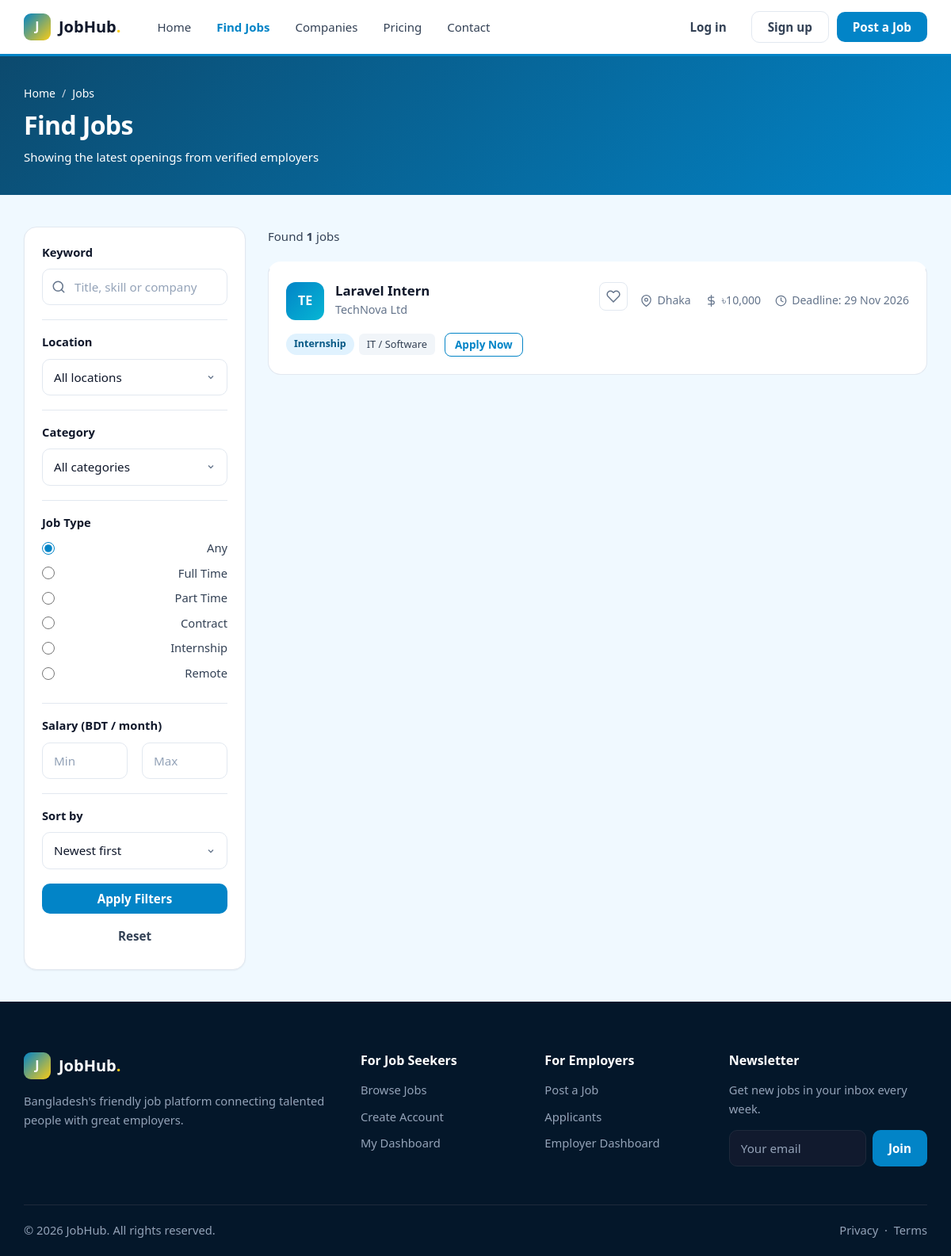
Before: /jobs.php with the older database file.
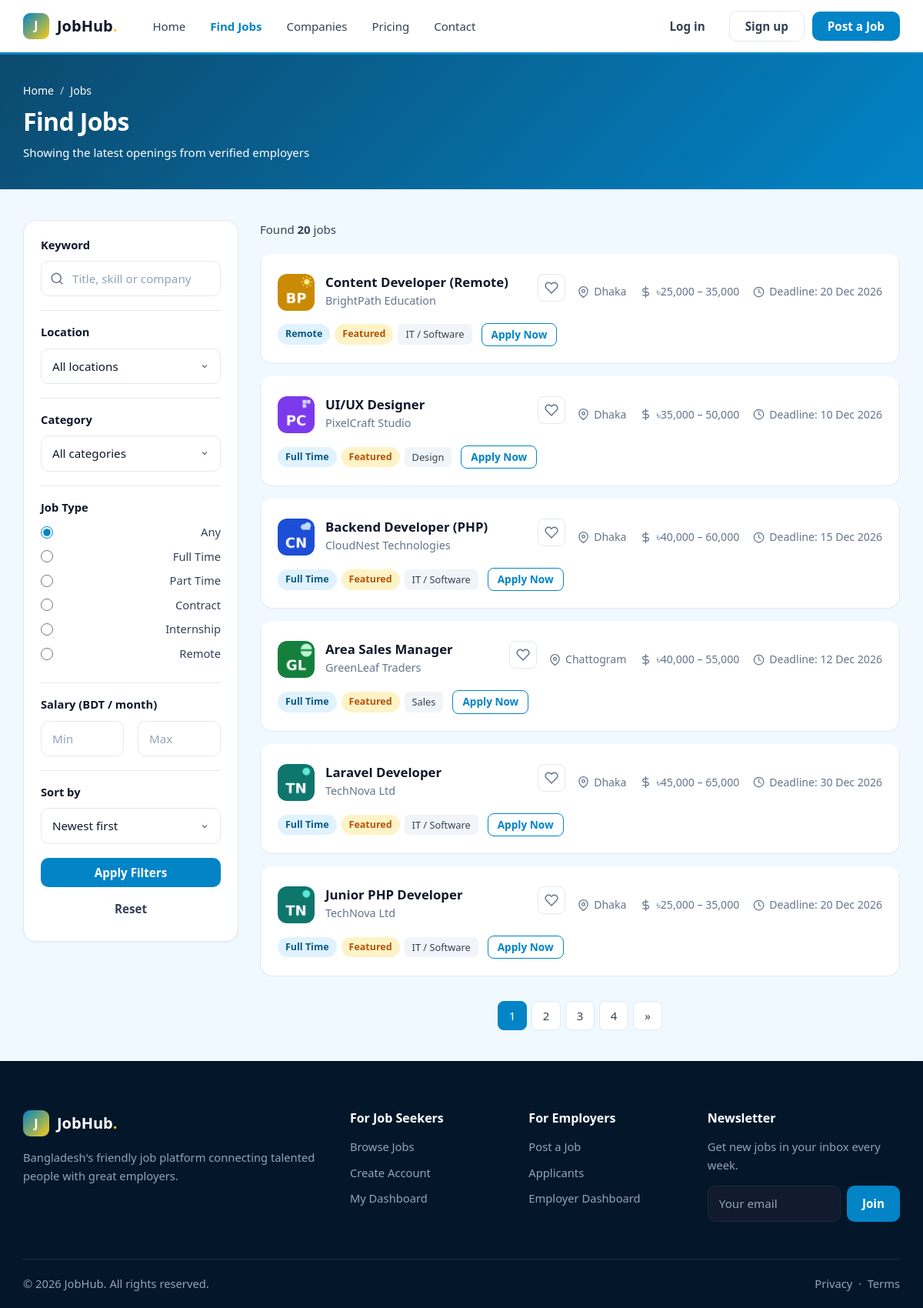
After: the same page with the newer database file.
### tables this page shows
CREATE TABLE `jobs` (
  `id` int UNSIGNED NOT NULL,
  `company_id` int UNSIGNED NOT NULL,
  `category_id` int UNSIGNED DEFAULT NULL,
  `city_id` int UNSIGNED DEFAULT NULL,
  `subscription_id` int UNSIGNED DEFAULT NULL,
  `title` varchar(150) NOT NULL,
  `slug` varchar(180) NOT NULL,
  `job_type` enum('full_time','part_time','contract','internship','remote') NOT NULL DEFAULT 'full_time',
  `salary_min` decimal(10,2) DEFAULT NULL,
  `salary_max` decimal(10,2) DEFAULT NULL,
  `description` text,
  `deadline` date NOT NULL,
  `status` enum('pending','approved','rejected','closed') NOT NULL DEFAULT 'pending',
  `is_featured` tinyint(1) NOT NULL DEFAULT '0'
);

CREATE TABLE `companies` (
  `id` int UNSIGNED NOT NULL,
  `user_id` int UNSIGNED NOT NULL,
  `city_id` int UNSIGNED DEFAULT NULL,
  `name` varchar(150) NOT NULL,
  `logo` varchar(255) DEFAULT NULL,
  `website` varchar(255) DEFAULT NULL,
  `address` text,
  `description` text
);

CREATE TABLE `cities` (
  `id` int UNSIGNED NOT NULL,
  `name` varchar(100) NOT NULL,
  `division` varchar(50) NOT NULL
);

CREATE TABLE `categories` (
  `id` int UNSIGNED NOT NULL,
  `name` varchar(100) NOT NULL,
  `slug` varchar(120) NOT NULL
);

### jobs.php (the view, shortened to what the changed rows need)
<?php
include('dbconfig.php');
$type     = isset($_GET['type']) ? $_GET['type'] : '';
$sort     = isset($_GET['sort']) ? $_GET['sort'] : 'new';
$where = "WHERE jobs.status = 'approved' AND jobs.deadline >= CURDATE()";
$allTypes = array('full_time', 'part_time', 'contract', 'internship', 'remote');
if ($sort == 'salary_high') {
  $order = "ORDER BY jobs.salary_max DESC";
} else if ($sort == 'salary_low') {
  $order = "ORDER BY jobs.salary_min ASC";
} else if ($sort == 'deadline') {
  $order = "ORDER BY jobs.deadline ASC";
} else {
  $order = "ORDER BY jobs.is_featured DESC, jobs.id DESC";
}
$perPage = 6;
$pageNo  = isset($_GET['page']) ? (int)$_GET['page'] : 1;
$offset  = ($pageNo - 1) * $perPage;
$from = "FROM jobs
         JOIN companies ON companies.id = jobs.company_id
         LEFT JOIN cities ON cities.id = jobs.city_id
         LEFT JOIN categories ON categories.id = jobs.category_id";
$total = $conn->query("SELECT COUNT(*) AS c $from $where")->fetch_assoc()['c'];
$totalPages = ceil($total / $perPage);
$jobs = $conn->query("SELECT jobs.*, companies.name AS company_name, companies.logo,
                             cities.name AS city_name, categories.name AS category_name
                      $from $where $order LIMIT $offset, $perPage");
$params = $_GET;
unset($params['page']);
$link = 'jobs.php?' . http_build_query($params) . '&page=';
?>
<!DOCTYPE html>
<html lang="en">
<head>
  <link rel="stylesheet" href="assets/css/style.css?v=2">
</head>
<body>
<main>
<section class="page-header">
  <div class="container">
    <h1>Find Jobs</h1><p class="muted mb-0 mt-1">Showing the latest openings from verified employers</p>
  </div>
</section>
<section class="section-sm">
  <div class="container listing-layout">
    <aside class="card filter-box">
      <form class="card-body" action="jobs.php" method="get">
        <div class="filter-group">
          <h4>Job Type</h4>
          <label class="check"><input type="radio" name="type" value="" <?php if ($type == '') echo 'checked'; ?>> Any</label>
          <?php foreach ($allTypes as $t) { ?>
            <label class="check"><input type="radio" name="type" value="<?php echo $t; ?>" <?php if ($type == $t) echo 'checked'; ?>> <?php echo ucwords(str_replace('_', ' ', $t)); ?></label>
          <?php } ?>
        </div>
      </form>
    </aside>
    <div>
      <div class="listing-toolbar">
        <p class="mb-0">Found <strong><?php echo $total; ?></strong> jobs</p>
      </div>
      <div class="job-list">
        <?php
        while ($row = $jobs->fetch_assoc()) {
          include('job-card.php');
        }
        ?>
      </div>
      <?php if ($totalPages > 1) { ?>
      <ul class="pagination">
        <?php for ($i = 1; $i <= $totalPages; $i++) { ?>
          <?php if ($i == $pageNo) { ?>
            <li><span class="active"><?php echo $i; ?></span></li>
          <?php } else { ?>
            <li><a href="<?php echo $link . $i; ?>"><?php echo $i; ?></a></li>
          <?php } ?>
        <?php } ?>
        <?php if ($pageNo < $totalPages) { ?>
          <li><a href="<?php echo $link . ($pageNo + 1); ?>">&raquo;</a></li>
        <?php } ?>
      </ul>
      <?php } ?>
    </div>
  </div>
</section>
</main>
<?php include('footer.php'); ?>

### job-card.php (shortened to what the changed rows need)
<?php
$short = strtoupper(substr($row['company_name'], 0, 2));
if ($row['salary_min'] && $row['salary_max']) {
  $salary = '৳' . number_format($row['salary_min']) . ' – ' . number_format($row['salary_max']);
} else if ($row['salary_min']) {
  $salary = '৳' . number_format($row['salary_min']);
} else {
  $salary = 'Negotiable';
}
$type = ucwords(str_replace('_', ' ', $row['job_type']));
$isSaved = false;
?>
<div class="job-card" style="cursor:pointer" onclick="location.href='job-details.php?id=<?php echo $row['id']; ?>'">
  <div class="job-card-head">
    <?php if ($row['logo']) { ?>
      <img class="company-logo" src="uploads/logos/<?php echo $row['logo']; ?>" alt="">
    <?php } else { ?>
      <div class="company-logo" style="background:#0f766e"><?php echo $short; ?></div>
    <?php } ?>
    <div class="job-card-info">
      <h3><a href="job-details.php?id=<?php echo $row['id']; ?>"><?php echo $row['title']; ?></a></h3>
      <p class="muted"><?php echo $row['company_name']; ?></p>
    </div>
    <a class="icon-btn <?php if ($isSaved) echo 'saved'; ?>" href="save-job.php?id=<?php echo $row['id']; ?>" onclick="event.stopPropagation()" title="<?php echo $isSaved ? 'Remove from saved' : 'Save job'; ?>"><svg class="ic" viewBox="0 0 24 24" aria-hidden="true"><path d="M20.84 4.61a5.5 5.5 0 0 0-7.78 0L12 5.67l-1.06-1.06a5.5 5.5 0 0 0-7.78 7.78L12 21.23l8.84-8.84a5.5 5.5 0 0 0 0-7.78z"/></svg></a>
  </div>
  <div class="job-meta">
    <span><svg class="ic" viewBox="0 0 24 24" aria-hidden="true"><path d="M21 10c0 7-9 13-9 13s-9-6-9-13a9 9 0 0 1 18 0z"/><circle cx="12" cy="10" r="3"/></svg><?php echo $row['city_name'] ? $row['city_name'] : 'Bangladesh'; ?></span>
    <span><svg class="ic" viewBox="0 0 24 24" aria-hidden="true"><line x1="12" y1="1" x2="12" y2="23"/><path d="M17 5H9.5a3.5 3.5 0 0 0 0 7h5a3.5 3.5 0 0 1 0 7H6"/></svg><?php echo $salary; ?></span>
    <span><svg class="ic" viewBox="0 0 24 24" aria-hidden="true"><circle cx="12" cy="12" r="10"/><polyline points="12 6 12 12 16 14"/></svg> Deadline: <?php echo date('d M Y', strtotime($row['deadline'])); ?></span>
  </div>
  <div class="job-card-foot">
    <div class="tags">
      <span class="badge badge-primary"><?php echo $type; ?></span>
      <?php if ($row['is_featured']) { ?><span class="badge badge-warning">Featured</span><?php } ?>
      <?php if ($row['category_name']) { ?><span class="tag"><?php echo $row['category_name']; ?></span><?php } ?>
    </div>
    <a class="btn btn-sm btn-outline" href="job-details.php?id=<?php echo $row['id']; ?>">Apply Now</a>
  </div>
</div>

Changed rows visible on the page:
no longer on this page (row unchanged): jobs: company.name "TE", title "Laravel Intern", company.name "TechNova Ltd", city.name "Dhaka", salary_min "৳10,000", deadline "29 Nov 2026", job_type "Internship", category.name "IT / Software"
added jobs: company.logo (picture), title "Content Developer (Remote)", company.name "BrightPath Education", city.name "Dhaka", salary "৳25,000 – 35,000", deadline "20 Dec 2026", job_type "Remote", is_featured "Featured", category.name "IT / Software"
added jobs: company.logo (picture), title "UI/UX Designer", company.name "PixelCraft Studio", city.name "Dhaka", salary "৳35,000 – 50,000", deadline "10 Dec 2026", job_type "Full Time", is_featured "Featured", category.name "Design"
added jobs: company.logo (picture), title "Backend Developer (PHP)", company.name "CloudNest Technologies", city.name "Dhaka", salary "৳40,000 – 60,000", deadline "15 Dec 2026", job_type "Full Time", is_featured "Featured", category.name "IT / Software"
added jobs: company.logo (picture), title "Area Sales Manager", company.name "GreenLeaf Traders", city.name "Chattogram", salary "৳40,000 – 55,000", deadline "12 Dec 2026", job_type "Full Time", is_featured "Featured", category.name "Sales"
added jobs: company.logo (picture), title "Laravel Developer", company.name "TechNova Ltd", city.name "Dhaka", salary "৳45,000 – 65,000", deadline "30 Dec 2026", job_type "Full Time", is_featured "Featured", category.name "IT / Software"
added jobs: company.logo (picture), title "Junior PHP Developer", company.name "TechNova Ltd", city.name "Dhaka", salary "৳25,000 – 35,000", deadline "20 Dec 2026", job_type "Full Time", is_featured "Featured", category.name "IT / Software"
Other visible differences:
$total: "1" → "20"
new list line: "1"
new list line: "2"
new list line: "3"
new list line: "4"
